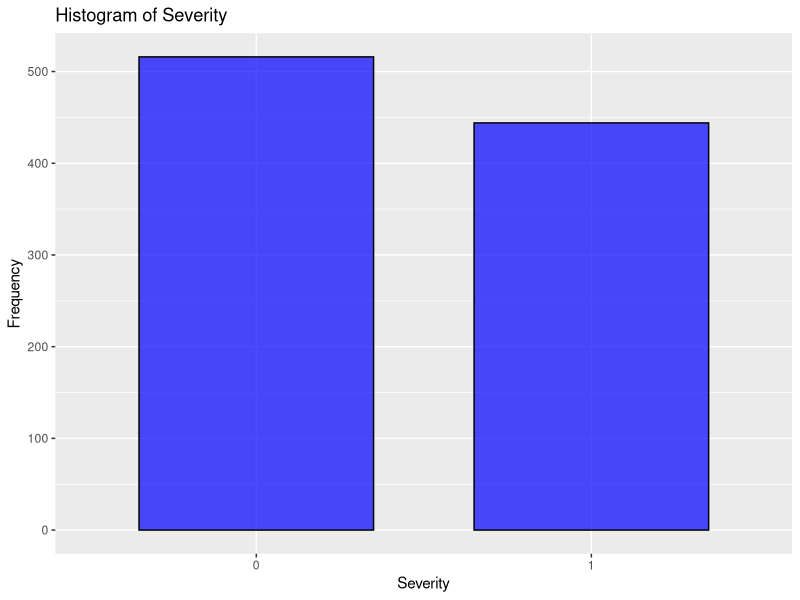

This figure's R source: (Note: this script raises an error after producing the figure.)
library(mice)
library(ggplot2)
library(caret)
library(randomForest)
library(e1071)
library(class)
library(pROC)

# load data into a data frame using read.csv function
Data =  as.data.frame(read.csv("data/mammographic_masses.data"))

# preview the data frame. We observe that missing values are represented by "?"
# and types are not ideal (chr for int values)
str(Data)
dim(Data)

# convert "?" to NA so that the interpreter can see these values as missing values
Data[Data == "?"] <- NA

# now, change types of the columns. We use 'factor' type for the categorical values
# (such as our label, 'Severity' column, which can have only two values)
# as 'Age' column has a wide range of values, we keep it integer.
Data$BI.RADS.assessment <- as.factor(Data$BI.RADS.assessment)
Data$Age <- as.integer(Data$Age)
Data$Shape <- as.factor(Data$Shape)
Data$Margin <- as.factor(Data$Margin)
Data$Density <- as.factor(Data$Density)
Data$Severity <- as.factor(Data$Severity)

# there is only one occurrence of value "55" in the whole BI.RADS.assessment feature
# so we decide to remove it completely. After we do that, we drop the unused levels.
Data <- Data[Data$BI.RADS.assessment != "55", ]
Data$BI.RADS.assessment <- droplevels(Data$BI.RADS.assessment)

# inspect the data frame once again to see the results
str(Data)

# count the missing values in each column
missing_values <- colSums(is.na(Data))

# print the number of missing values. As we can see, missing values are far from
# a few. We have the options impute or remove the rows with missing values. 
# we decide to impute them 
print(missing_values)

# impute data and create the updated data frame
imputed_model <- mice(Data)
imputed_Data <- complete(imputed_model)

# inspect the new data frame
str(imputed_Data)

# plot a histogram to illustrate the distribution of values for the label
ggplot(imputed_Data, aes(x = imputed_Data$Severity)) +
  geom_bar(width=0.7, fill = "blue", color = "black", alpha = 0.7) +
  labs(title = "Histogram of Severity", x = "Severity", y = "Frequency")

#we check 'Severity' type 
column_type <- class(imputed_Data$Severity) 
print(column_type)

#now, we might consider our data ready
#################################################################

# Create training and test sets
# p is the proportion of data that is included in the training set
# set.seed is smth like random_state from Python
set.seed(1)
train_indices <- createDataPartition(imputed_Data$Severity, p = 0.8, list = FALSE)
train_data <- imputed_Data[train_indices, ]
test_data <- imputed_Data[-train_indices, ]

#now we can start using our models for predictions
################################################################

#KNN model
knn_model <- knn(train = train_data[, c("BI.RADS.assessment", "Age", "Shape", "Margin", "Density")],
                 test = test_data[, c("BI.RADS.assessment", "Age", "Shape", "Margin", "Density")],
                 cl = train_data$Severity,
                 k = 20) 


# Evaluate the KNN model
knn_confusion_matrix <- table(Predicted = knn_model, Actual = test_data$Severity)

# Plot the confusion matrix
table(knn_confusion_matrix)

# Calculate evaluation metrics
knn_accuracy <- sum(diag(knn_confusion_matrix)) / sum(knn_confusion_matrix)
knn_precision <- knn_confusion_matrix["1", "1"] / sum(knn_confusion_matrix["1", ])
knn_recall <- knn_confusion_matrix["1", "1"] / sum(knn_confusion_matrix[, "1"])
knn_f1_score <- 2 * (knn_precision * knn_recall) / (knn_precision + knn_recall)

# Print the evaluation results for KNN
print(paste("KNN Accuracy:", knn_accuracy))
print(paste("KNN Precision:", knn_precision))
print(paste("KNN Recall:", knn_recall))
print(paste("KNN F1 Score:", knn_f1_score))

################################################################

#Logistic Regression model
logistic_regression_model <- glm(Severity ~ BI.RADS.assessment + Age + Shape + Margin + Density, 
                                 data = train_data,
                                 family = "binomial")

levels(train_data$BI.RADS.assessment)  # Check levels in training data
levels(test_data$BI.RADS.assessment)

# Make predictions on the 'unseen' test set
predictions <- as.factor(as.numeric(predict(logistic_regression_model, newdata = test_data, type = "response") > 0.5))

# Evaluate the final model
confusion_matrix <- confusionMatrix(predictions, test_data$Severity)

# extract statistics from the confusion matrix
logistic_accuracy <- confusion_matrix$overall["Accuracy"]
logistic_precision <- confusion_matrix$byClass["Precision"]
logistic_recall <- confusion_matrix$byClass["Recall"]
logistic_f1_score <- confusion_matrix$byClass["F1"]

# print the evaluation results
print(paste("LR Accuracy:", accuracy))
print(paste("LR Precision:", precision))
print(paste("LR Recall:", recall))
print(paste("LR F1 Score:", f1_score))


# plot the ROC curve of our label and the predicted data. 
# the input variables need to be numerical or ordered, so we decided to order them
target <- factor(test_data$Severity, ordered=TRUE)
pred <- factor(predictions, ordered=TRUE)
roc_curve <- roc(target, pred)
plot(roc_curve, main = "ROC Curve", col = "blue", lwd = 2, xlab="Precision", ylab="Recall")

################################################################

#Random Forest Classifier model
random_forest_model <- randomForest(Severity ~ BI.RADS.assessment + Age + Shape + Margin + Density, 
                                    data = train_data,
                                    ntree = 200)

# Make predictions on the 'unseen' test set
predictions <- predict(random_forest_model, newdata = test_data)

# Evaluate the final model
confusion_matrix <- confusionMatrix(predictions, test_data$Severity)

# extract statistics from the confusion matrix
rf_accuracy <- confusion_matrix$overall["Accuracy"]
rf_precision <- confusion_matrix$byClass["Precision"]
rf_recall <- confusion_matrix$byClass["Recall"]
rf_f1_score <- confusion_matrix$byClass["F1"]

# print the evaluation results
print(paste("RFC Accuracy:", accuracy))
print(paste("RFC Precision:", precision))
print(paste("RFC Recall:", recall))
print(paste("RFC F1 Score:", f1_score))


################################################################

#SVM model
svm_model <- svm(Severity ~ BI.RADS.assessment + Age + Shape + Margin + Density, 
                 data = train_data,
                 kernel = "radial", # "radial", "polynomial"
                 cost = 1)          # cost parameter

# prediction on test
svm_predictions <- predict(svm_model, newdata = test_data)

# evaluate svm model
svm_confusion_matrix <- table(Predicted = svm_predictions, Actual = test_data$Severity)

# metrics
svm_accuracy <- sum(diag(svm_confusion_matrix)) / sum(svm_confusion_matrix)
svm_precision <- svm_confusion_matrix["1", "1"] / sum(svm_confusion_matrix["1", ])
svm_recall <- svm_confusion_matrix["1", "1"] / sum(svm_confusion_matrix[, "1"])
svm_f1_score <- 2 * (svm_precision * svm_recall) / (svm_precision + svm_recall)

# print metrics
print(paste("SVM Accuracy:", svm_accuracy))
print(paste("SVM Precision:", svm_precision))
print(paste("SVM Recall:", svm_recall))
print(paste("SVM F1 Score:", svm_f1_score))


# plot the final results
accuracies <- c(knn_accuracy, logistic_accuracy, rf_accuracy, svm_accuracy)
f1_scores <- c(knn_f1_score, logistic_f1_score, rf_f1_score, svm_f1_score)

barplot(accuracies, names.arg = c("KNN", "Logistic Reg", "RFC", "SVM"), width = c(0.24, 0.255, 0.24, 0.265), main = "Bar plot of acccuracies", xlab = "Models", ylab = "Accuracy", col = "lightblue", border = "black")

barplot(f1_scores, names.arg = c("KNN", "Logistic Reg", "RFC", "SVM"), width = c(0.24, 0.265, 0.24, 0.255), main = "Bar plot of F1 scores", xlab = "Models", ylab = "F1 score", col = "lightblue", border = "black")
